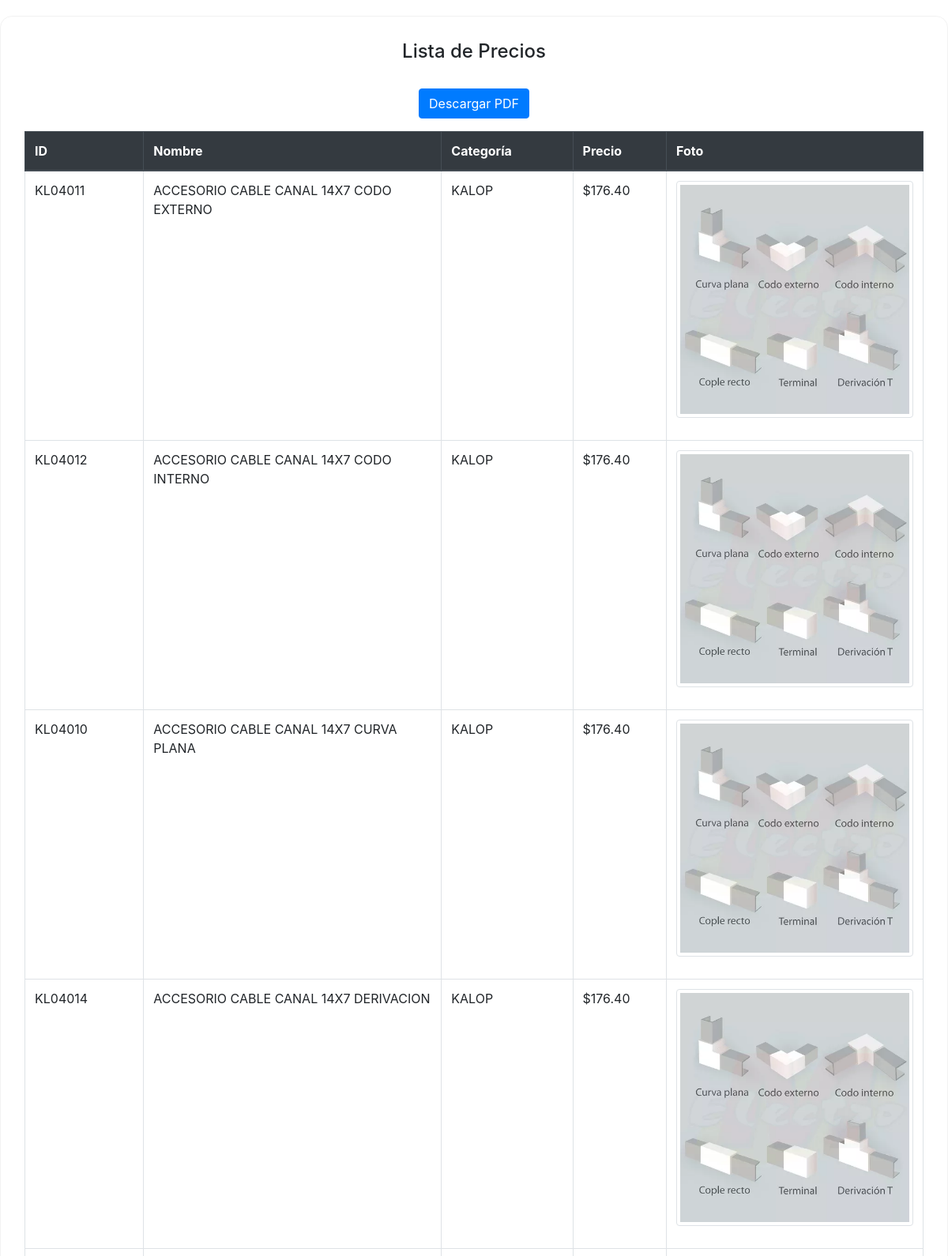
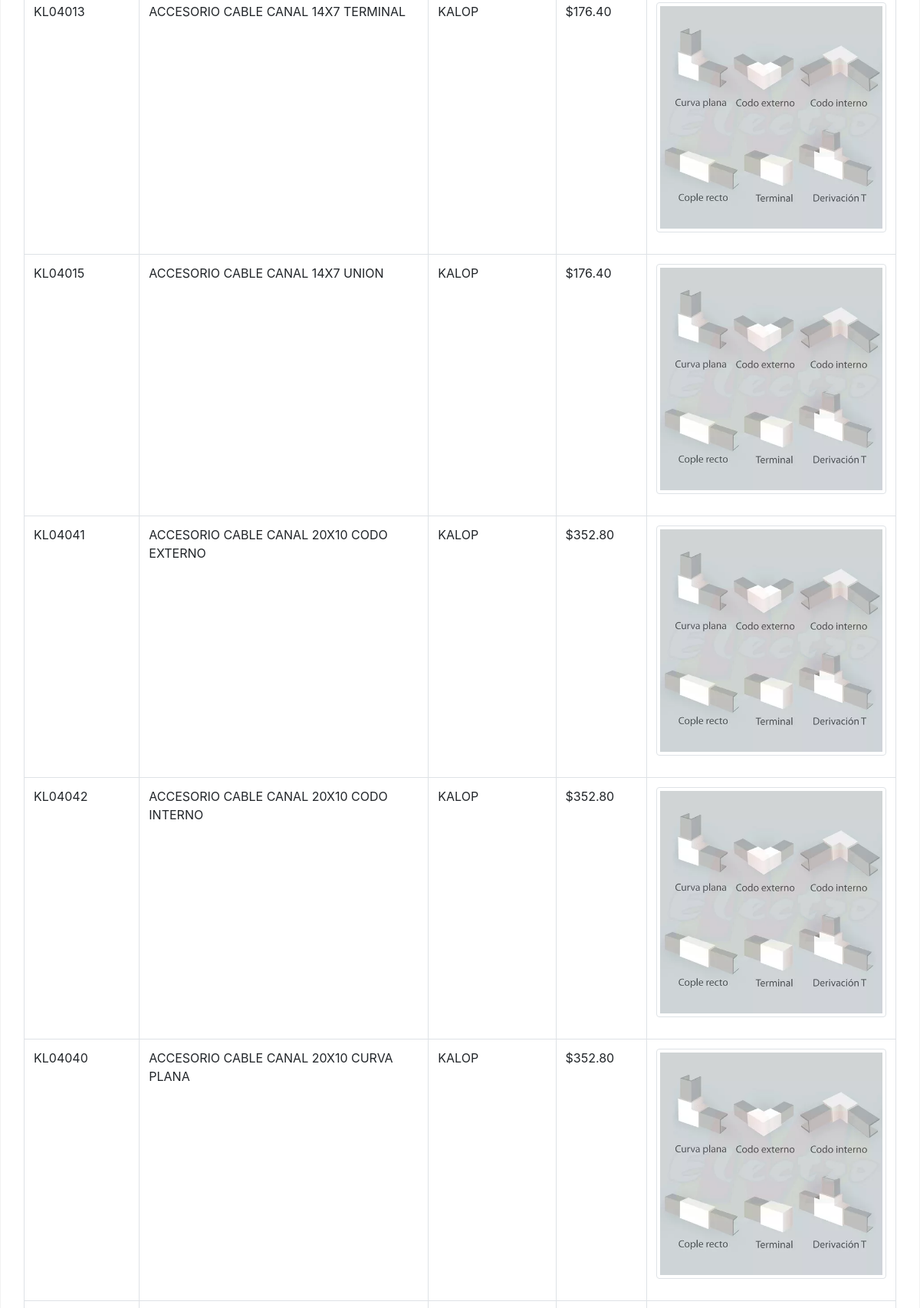
Page /frontend/pages/listaDePrecios.php (upper part) on the committed database (2 pictures, top to bottom).
### tables this page shows
CREATE TABLE `products` (
  `id` int(11) NOT NULL,
  `cod` varchar(20) NOT NULL,
  `category_id` int(11) DEFAULT NULL,
  `name` varchar(100) NOT NULL,
  `description` text,
  `stock` int(100) DEFAULT '0',
  `low_stock_level` int(11) DEFAULT '5',
  `cost` decimal(15,2) DEFAULT NULL,
  `price` decimal(15,2) DEFAULT NULL,
  `image_url` varchar(255) DEFAULT NULL,
  `list_price` decimal(15,2) NOT NULL,
  `discount1` varchar(5) DEFAULT NULL,
  `discount2` varchar(5) DEFAULT NULL,
  `discount3` varchar(5) DEFAULT NULL,
  `discount4` varchar(5) DEFAULT NULL,
  `is_active` tinyint(1) DEFAULT '1'
);

CREATE TABLE `categories` (
  `id` int(11) NOT NULL,
  `name` varchar(50) NOT NULL,
  `description` text,
  `porcentaje` decimal(5,2) DEFAULT '0.00'
);

### backend/controllers/productController.php (called while the page is built, shortened)
<?php
require_once __DIR__ . '/../config/database.php';
class ProductController {
    private $conn;
    public function __construct() {
        $database = new Database();
        $this->conn = $database->getConnection();
    }
    public function getProductsWithCalculatedPrice() {
        $query = "
            SELECT products.id, products.cod, products.name, categories.name AS category_name,
                   products.stock, products.low_stock_level, products.cost, products.image_url,
                   categories.porcentaje AS category_percentage  -- Incluir el porcentaje de la categoría
            FROM products
            JOIN categories ON products.category_id = categories.id
            WHERE products.is_active = 1";
        $stmt = $this->conn->prepare($query);
        $stmt->execute();
        $products = $stmt->fetchAll(PDO::FETCH_ASSOC);
        foreach ($products as &$product) {
            $categoryMultiplier = 1 + ($product['category_percentage'] / 100);
        }
        return $products;
    }
}

### backend/config/database.php (called while the page is built, shortened)
<?php
class Database {
    private $host = "db";
    private $db_name = "distji_s";
    private $username = "distji_s";
    private $password = "J*OqzaQ4fW";
    public function getConnection() {
        $this->conn = null;
        try {
            $this->conn = new PDO("mysql:host=" . $this->host . ";dbname=" . $this->db_name, $this->username, $this->password);
            $this->conn->setAttribute(PDO::ATTR_ERRMODE, PDO::ERRMODE_EXCEPTION);
        } catch(PDOException $exception) {
            echo "Error de conexión: " . $exception->getMessage();
        }
        return $this->conn;
    }
}

### frontend/pages/listaDePrecios.php (the view, shortened to what this page needs)
<?php
require_once '../../backend/controllers/productController.php';
$productController = new ProductController();
try {
    $products = $productController->getProductsWithCalculatedPrice();
    usort($products, function($a, $b) {
        return strcmp($a['name'], $b['name']);
    });
} catch (Exception $e) {
    $products = [];
    $error = "Error al cargar los productos: " . $e->getMessage();
}
?>
<!DOCTYPE html>
<html lang="es">
<head>
    <link href="https://stackpath.bootstrapcdn.com/bootstrap/4.5.2/css/bootstrap.min.css" rel="stylesheet">
    <link rel="stylesheet" href="style.css">
</head>
<body>
    <div class="rounded-container-table">
        <h4 class="text-center pb-4">Lista de Precios</h4>
        <div class="text-center mb-3 ">
            <button id="downloadPdf" class="btn btn-primary">Descargar PDF</button>
        </div>
        <div class="table-responsive">
            <table id="priceTable" class="table table-bordered table-hover">
                <thead class="thead-dark">
                    <tr>
                        <th>ID</th>
                        <th>Nombre</th>
                        <th>Categoría</th>
                        <th>Precio</th>
                        <th>Foto</th>
                    </tr>
                </thead>
                <tbody>
                    <?php foreach ($products as $product): ?>
                        <tr>
                            <td><?php echo $product['cod']; ?></td>
                            <td><?php echo $product['name']; ?></td>
                            <td><?php echo $product['category_name']; ?></td>
                            <td>$<?php echo number_format($product['price'], 2); ?></td>
                            <td>
                                <div class="image-container mb-3">
                                    <?php if (!empty($product['image_url'])): ?>
                                        <img src="../<?php echo $product['image_url']; ?>" alt="Imagen del producto" class="img-thumbnail" style="max-width: 300px; height: auto;">
                                    <?php else: ?>
                                        <p>No hay imagen para este producto.</p>
                                    <?php endif; ?>
                                </div>
                            </td>
                        </tr>
                    <?php endforeach; ?>
                </tbody>
            </table>
        </div>
    </div>
</body>
</html>

### frontend/pages/style.css (style rules this page uses)
.rounded-container-table { background-color: #fff; border-radius: 15px; border: 1px solid #F2F2F2; max-width: 1300px; margin: 20px auto 40px auto; padding: 30px; }

### frontend/pages/listaDePrecios.php (style rules this page uses)
.image-container { display: flex; justify-content: center; align-items: center; height: 100%; }

### rows in the picture
products: cod "KL04011", name "ACCESORIO CABLE CANAL 14X7 CODO EXTERNO", category.name "KALOP", price "176.40", image_url (picture)
products: cod "KL04012", name "ACCESORIO CABLE CANAL 14X7 CODO INTERNO", category.name "KALOP", price "176.40", image_url (picture)
products: cod "KL04010", name "ACCESORIO CABLE CANAL 14X7 CURVA PLANA", category.name "KALOP", price "176.40", image_url (picture)
products: cod "KL04014", name "ACCESORIO CABLE CANAL 14X7 DERIVACION", category.name "KALOP", price "176.40", image_url (picture)
products: cod "KL04013", name "ACCESORIO CABLE CANAL 14X7 TERMINAL", category.name "KALOP", price "176.40", image_url (picture)
products: cod "KL04015", name "ACCESORIO CABLE CANAL 14X7 UNION", category.name "KALOP", price "176.40", image_url (picture)
products: cod "KL04041", name "ACCESORIO CABLE CANAL 20X10 CODO EXTERNO", category.name "KALOP", price "352.80", image_url (picture)
products: cod "KL04042", name "ACCESORIO CABLE CANAL 20X10 CODO INTERNO", category.name "KALOP", price "352.80", image_url (picture)
products: cod "KL04040", name "ACCESORIO CABLE CANAL 20X10 CURVA PLANA", category.name "KALOP", price "352.80", image_url (picture)
